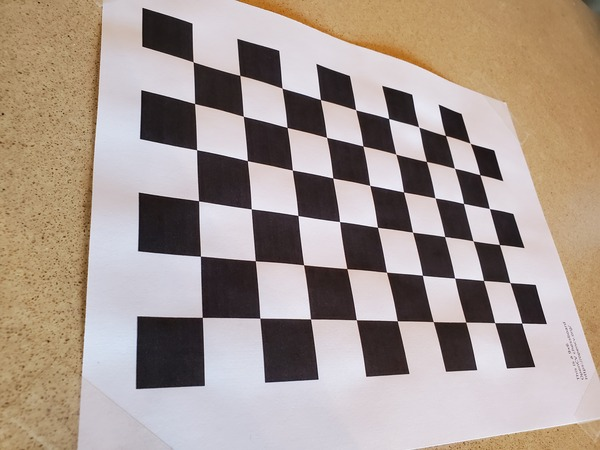
#> input picture Olga previous project/Camera calibration - assignment 1/Cheesboard photos/chessboard.jpg, 600 x 450 px; its folder holds only this picture in this run
$ python Assignment1_TRAINING1.py
#> lines starting #> are read from the running program, lines starting #| are printed output that depends on the picture; after the words box and inside, x2 and y2 are one past the last pixel; in counts of white or black regions, pixels touching at a corner belong together; long printed decimals are rounded
#!/usr/bin/env python3
# -*- coding: utf-8 -*-

import numpy as np
import matplotlib.pyplot as plt
import cv2
import cv2 as cv
import glob
import pickle

#Function to select manually the coordinates
# [78 lines left out: functions click_event, pespectivetransformation, interpolation_step, inverse_transformation, not called in this run]

#Function to draw axes (not final)
def draw_axes(img, corners, imgpts):
    corner = tuple(corners[0].ravel())
    img = cv.line(img, tuple(map(int, corner)), tuple(map(int, imgpts[0].ravel())), (255, 0, 0), 5)  # X-axis (Blue)
    img = cv.line(img, tuple(map(int, corner)), tuple(map(int, imgpts[1].ravel())), (0, 255, 0), 5)  # Y-axis (Green)
    img = cv.line(img, tuple(map(int, corner)), tuple(map(int, imgpts[2].ravel())), (0, 0, 255), 5)  # Z-axis (Red)
    return img

#Define function to draw cube
def draw_cube(img, corners, rvec, tvec):
    imgpts, _ = cv.projectPoints(cube_points_3d, rvec, tvec, cameraMatrix, dist)
    imgpts = np.int32(imgpts).reshape(-1, 2)

    #Draw ground floor in green
    img = cv.drawContours(img, [imgpts[:4]], -1, (0, 255, 0), -3)

    #Draw pillars in blue color
    for i, j in zip(range(4), range(4, 8)):
        img = cv.line(img, tuple(imgpts[i]), tuple(imgpts[j]), (255), 3)

    #Draw top layer in red color
    img = cv.drawContours(img, [imgpts[4:]], -1, (0, 0, 255), 3)
    return img

#STEP 1:  FIND CHESSBOARD CORNERS - OBJECT POINTS AND IMAGE POINTS

chessboardSize = (6,9) #We need to specify the size: (widht corners and height corners that we want to find (interior ones))
frameSize = (1680,2520) #diemnsions of the image

#termination criteria: Criteria for termination of the iterative search algorithm. It determines the maximum number of iterations and/or the required accuracy.
criteria = (cv.TERM_CRITERIA_EPS + cv.TERM_CRITERIA_MAX_ITER, 30, 0.001)

#prepare object points, like (0,0,0), (1,0,0), (2,0,0) ....,(6,5,0)
objp = np.zeros((chessboardSize[0] * chessboardSize[1], 3), np.float32)
objp[:,:2] = np.mgrid[0:chessboardSize[0],0:chessboardSize[1]].T.reshape(-1,2)

size_of_chessboard_squares_mm = 20
objp = objp * size_of_chessboard_squares_mm
# [12 lines left out: function enhance_image, not called in this run]

#Arrays to store object points and image points from all the images.
objpoints = [] #3d point in real world space
imgpoints = [] #2d points in image plane.


images = glob.glob(r'Cheesboard photos\*.jpg') #in order to open all the images from the folder

for image in images:
    img = cv.imread(image)
#> img is the input picture: shape (450, 600, 3); mean B, G, R 143.7, 152.4, 167
    gray = cv.cvtColor(img, cv.COLOR_BGR2GRAY)
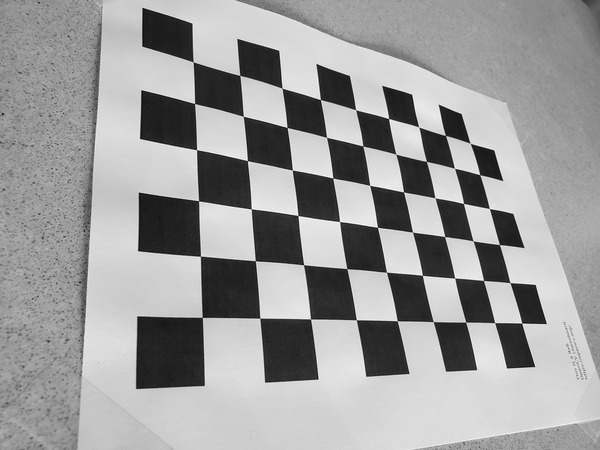
#> gray: shape (450, 600); min 3, max 254, mean 155.8
    #we convert it to a greyscale image
    #Find the chess board corners using the function that opencv provides to find the corners of the chessboard.
    #input corresponds to input image, patternsize and None represents the optional output parameter corners
    #(pointer to the detected corners)--> By using None we are indicating that we are not interested in storing the detected corners?

    ret, corners = cv.findChessboardCorners(gray, chessboardSize, None)
#> ret = True; corners = 54 rows, first 8: [202.3, 317.4], [200.4, 256.2], [198.6, 200.8], [196.6, 149.7], [194.6, 103.5], [193.1, 61.79], [259.9, 318.2], [255.3, 260.7]

    #If found, add object points, image points (after refining them)
    if ret == True:
        objpoints.append(objp)
        corners2 = cv.cornerSubPix(gray, corners, (11,11), (-1,-1), criteria)
#> corners2 = 54 rows, first 8: [202.3, 317.4], [200.4, 256.2], [198.6, 200.8], [196.6, 149.7], [194.5, 103.5], [193.1, 61.8], [259.8, 318.1], [255.3, 260.8]
        #used to refine the positions of corners detected in an image. It is typically used after an initial corner detection algorithm
        #refines the positions of corners by iteratively searching for the minimum of a certain criterion (typically the difference in pixel intensity) within a small window around each corner.
        imgpoints.append(corners)

        #Draw and display the corners
        cv.drawChessboardCorners(img, chessboardSize, corners2, ret) #now we put the color image, the refined corners.
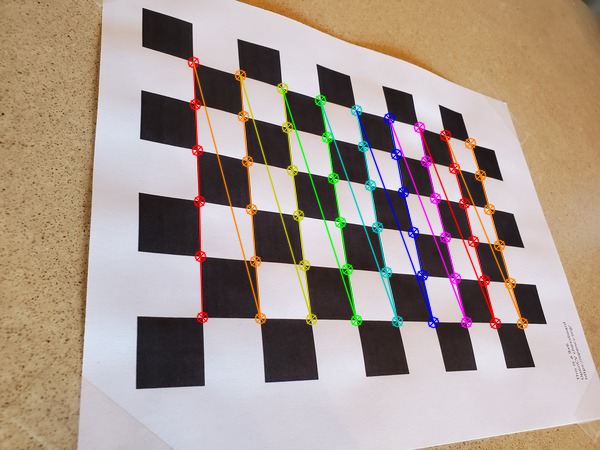
#> img: shape (450, 600, 3); 5.63% of pixels changed, all inside (x1, y1, x2, y2) = (187, 56, 529, 330)

        #Show the image in the window with the specified dimensions
        x_window = 800
        y_window = 600
        cv.namedWindow('Image', cv.WINDOW_NORMAL)
        cv.resizeWindow('Image', x_window, y_window)
        cv.imshow('Image', img)
        cv.waitKey(1000)

    else:

        #Manual detection of outer corners and interpolation
        objpoints.append(objp)
        corners=[]
        manualdetection=True

        while manualdetection==True:
            enhanced_img = enhance_image(img)
            gray = enhanced_img

            #Show the image in the window with the specified dimensions
            x_window = 1200
            y_window = 600
            cv.namedWindow('image', cv.WINDOW_NORMAL)
            cv.resizeWindow('image', x_window, y_window)
            cv.imshow('image', img)
            #setting mouse handler for the image and calling the click_event() function
            cv.setMouseCallback("image", click_event)
            cv.waitKey(0)
            cv.destroyAllWindows()

            #Check if the corners selected manually are correct:
            len_corners= len(corners)
            if len_corners == 4:
                manualdetection=False
            elif len_corners <4:
                print("Some corner is missing! Please Select it")
            elif len_corners > 4:
                print("Select another time the corners please! You have select more corners!")
                corners=[]

        corners = np.float32(corners)

        #Assessing the limits of the transformed image
        height, width = 600,900

        #Find transformation to the original image to create a transformed image
        img_transformed, matrix_inv=pespectivetransformation(width, height,img, corners)

        #Interpolation of the 4 outer corners in the transformed image to find all the corners of the chessboard
        all_points = interpolation_step (chessboardSize[0], chessboardSize[1], width, height)

        #Find the corners found in the original image
        original_points_flat = inverse_transformation (all_points, matrix_inv)


        corners = np.array(original_points_flat)
        corners2 = cv.cornerSubPix(gray, corners, (11,11), (-1,-1), criteria)
        #used to refine the positions of corners detected in an image. It is typically used after an initial corner detection algorithm
        #refines the positions of corners by iteratively searching for the minimum of a certain criterion (typically the difference in pixel intensity) within a small window around each corner.
        cv.drawChessboardCorners(img, chessboardSize, corners2, ret) #now we put the color image, the refined corners.

        #Show the image in the window with the specified dimensions
        x_window = 800
        y_window = 600
        cv.namedWindow('Image', cv.WINDOW_NORMAL)
        cv.resizeWindow('Image', x_window, y_window)
        cv.imshow('Image', img)
        cv.waitKey(1000)

        corners2= corners2.reshape(54,1,2)
        imgpoints.append(corners2)

cv.destroyAllWindows()

#CALIBRATION STEP:

ret, cameraMatrix, dist, rvecs, tvecs = cv.calibrateCamera(objpoints, imgpoints, frameSize, None, None)
#> ret = 0.485; cameraMatrix = [[386.9, 0, 716], [0, 2646.6, 1351.8], [0, 0, 1]]; dist = [[0.0516, -0.0361, -0.0122, -0.0136, 0.00822]]; rvecs = ([-0.336, -1.26, -2.04],); tvecs = ([-263.9, -75.14, 215.6],)

#Save the camera calibration result for later use
pickle.dump((cameraMatrix, dist), open( "calibration.pkl", "wb" ))
pickle.dump(cameraMatrix, open( "cameraMatrix.pkl", "wb" ))
pickle.dump(dist, open( "dist.pkl", "wb" ))


#CALCULATION OF REPROJECTION ERROR:

mean_error = 0

for i in range(len(objpoints)):
    imgpoints2, _ = cv.projectPoints(objpoints[i], rvecs[i], tvecs[i], cameraMatrix, dist)
    error = cv.norm(imgpoints[i], imgpoints2, cv.NORM_L2)/len(imgpoints2)
    mean_error += error
#> this loop made 1 pass
#> (error, mean_error) on pass 1: (0.066, 0.066)
#> after the loop, mean_error = 0.066

print( "total error: {}".format(mean_error/len(objpoints)) )
#| total error: 0.06605


#3D PLOT: with the locations of the camera relative to the chessboard when each of the training images was taken

camera_positions = []
for rvec, tvec, objp in zip(rvecs, tvecs, objpoints):
    #Convert rotation vector to rotation matrix
    R, _ = cv.Rodrigues(rvec)
    #Camera position is the negative of the transpose of the rotation matrix times the translation vector
    #This transformation brings points from world coordinates to camera coordinates
    camera_position = -R.T.dot(tvec.reshape(-1))
    camera_positions.append(camera_position)
#> this loop made 1 pass
#> (rvec, tvec, camera_position) on pass 1: ([-0.336, -1.26, -2.04], [-263.9, -75.14, 215.6], [-339.9, 12.63, -77.96])
#> after the loop, camera_positions = [[-339.9, 12.63, -77.96]]

camera_positions = np.array(camera_positions)

#Plot camera positions

fig = plt.figure()
ax = fig.add_subplot(111, projection='3d')
ax.scatter(-camera_positions[:, 2], camera_positions[:, 1], camera_positions[:, 0], c='r', marker='o')

# Plot the chessboard corners with x and z swapped
for objp in objpoints:
    ax.scatter(-objp[:, 2], objp[:, 1], objp[:, 0], c='b', marker='x')
#> this loop made 1 pass

ax.set_xlabel('Z')
ax.set_ylabel('Y')
ax.set_zlabel('X')
plt.show()
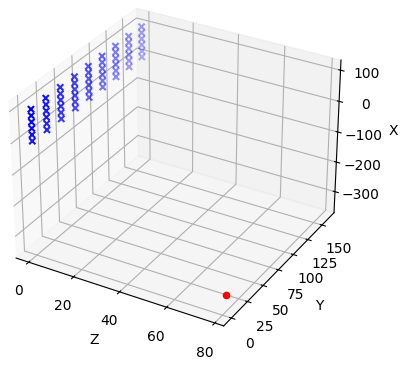
#> figure drawn by matplotlib, 1 panel

#CUBE+PROJECTION DRAWING

#Define termination criteria for subpixel corner refinement
criteria = (cv.TERM_CRITERIA_EPS + cv.TERM_CRITERIA_MAX_ITER, 30, 0.001)

# Define object points for chessboard corners
objp = np.zeros((9*6, 3), np.float32)
objp[:, :2] = np.mgrid[0:9, 0:6].T.reshape(-1, 2) * 2  # Multiply by 2 for 2 cm grid

# Define cube points in 3D space with adjusted dimensions
cube_points_3d = np.float32([[0, 0, 0], [4, 0, 0], [4, 4, 0], [0, 4, 0],
                             [0, 0, -4], [4, 0, -4], [4, 4, -4], [0, 4, -4]])

# Define the axis points for drawing the 3D axes
axis = np.float32([[5,0,0], [0,5,0], [0,0,-5]])

# Process each image to draw a cube
for fname in glob.glob(r'\Cheesboard photos\*.jpg'):
    img = cv.imread(fname)
    gray = cv.cvtColor(img, cv.COLOR_BGR2GRAY)

    # Find chessboard corners
    ret, corners = cv.findChessboardCorners(gray, (9, 6), None)  # 6x9 grid
#> ret = True; corners = 54 rows, first 8: [193.1, 61.79], [239.8, 75.39], [282.1, 88.17], [320.4, 99.49], [355.6, 109.7], [388.6, 118.5], [418.6, 126.9], [445.4, 135.5]
    if ret == True:
        corners2 = cv.cornerSubPix(gray, corners, (11, 11), (-1, -1), criteria)
#> corners2 = 54 rows, first 8: [193.1, 61.8], [239.8, 75.43], [282, 88.16], [320.4, 99.58], [355.6, 109.8], [388.7, 118.5], [418.8, 126.9], [445.4, 135.5]

        # Solve PnP to find rotation and translation vectors
        ret, rvec, tvec = cv.solvePnP(objp, corners2, cameraMatrix, dist)
#> rvec = [-0.932, -0.539, -0.664]; tvec = [-33.59, -11.8, 27.02]

        # Project 3D points to image plane (not final)
        imgpts, _ = cv.projectPoints(axis, rvec, tvec, cameraMatrix, dist)
#> imgpts = [[301.9, 93.72], [197.3, 174.9], [144.6, -591.7]]
        # Draw world 3D axes (not final)
        img = draw_axes(img, corners2, imgpts)
#> in draw_axes, `corner = tuple(corners[0].ravel())`: corner = (193.1, 61.8)

        # Draw cube on the image
        img = draw_cube(img, corners2, rvec, tvec)
#> in draw_cube, `imgpts, _ = cv.projectPoints(cube_points_3d, rvec, tvec, cameraMatrix,..`: imgpts = [[193, 61.39], [282.2, 88.06], [292.2, 169.7], [196.4, 150.3], [155.5, -448.4], [256.4, -363.8], [265, -313.4], [155.9, -398.9]]
#> in draw_cube, `imgpts = np.int32(imgpts).reshape(-1, 2)`: imgpts = [[192, 61], [282, 88], [292, 169], [196, 150], [155, -448], [256, -363], [265, -313], [155, -398]]
#> the loop in draw_cube, `for i, j in zip(range(4), range(4, 8)):` made 4 passes
#> pass 1, in draw_cube, `img = cv.line(img, tuple(imgpts[i]), tuple(imgpts[j]), (255), 3)`:
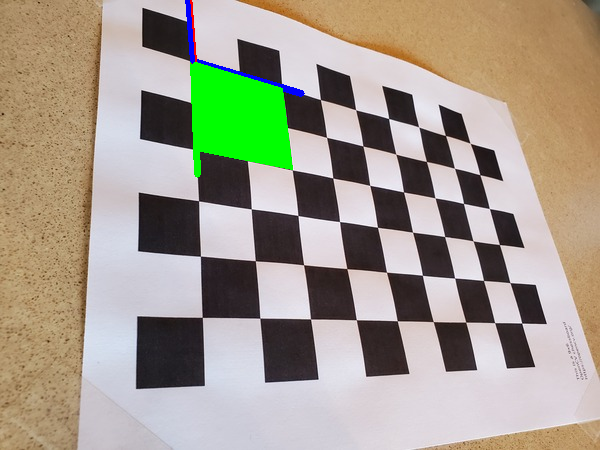
#> img: shape (450, 600, 3); mean B, G, R 140, 156, 162.5
#> pass 2, in draw_cube, `img = cv.line(img, tuple(imgpts[i]), tuple(imgpts[j]), (255), 3)`:
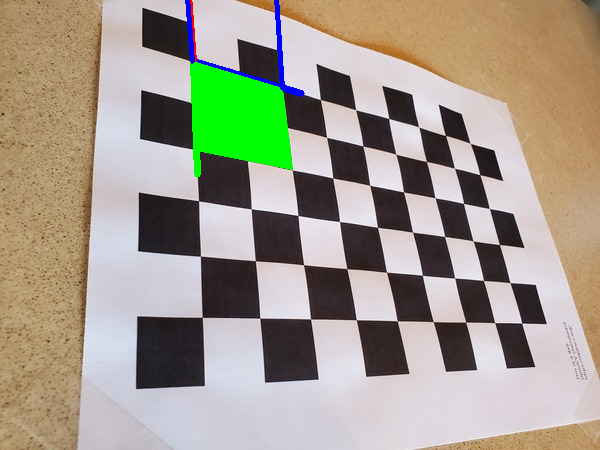
#> img: shape (450, 600, 3); 0.16% of pixels changed, all inside (x1, y1, x2, y2) = (274, 0, 285, 91)
#> pass 3, in draw_cube, `img = cv.line(img, tuple(imgpts[i]), tuple(imgpts[j]), (255), 3)`:
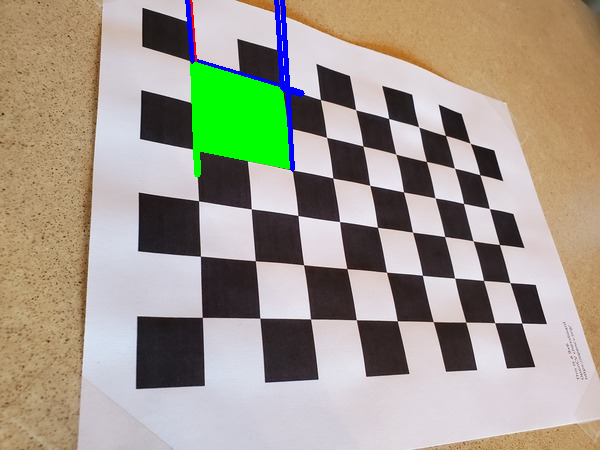
#> img: shape (450, 600, 3); 0.3% of pixels changed, all inside (x1, y1, x2, y2) = (280, 0, 295, 172)
#> after the loop in draw_cube, `for i, j in zip(range(4), range(4, 8)):`:
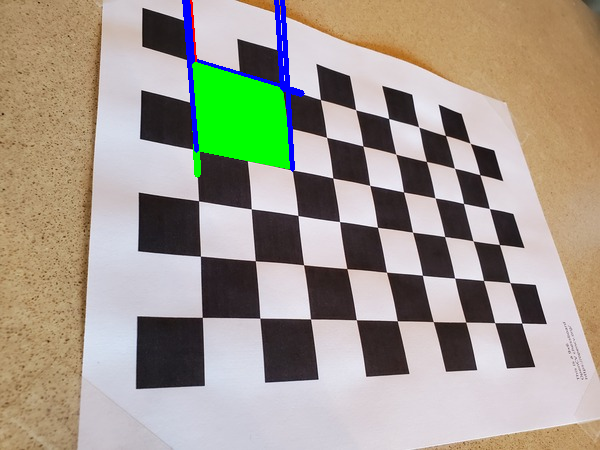
#> img: shape (450, 600, 3); 0.23% of pixels changed, all inside (x1, y1, x2, y2) = (182, 0, 199, 153)

        #Show the image in the window with the specified dimensions
        cv.namedWindow('img', cv.WINDOW_NORMAL)
        cv.resizeWindow('img', 800, 600)
        cv.imshow('img', img)

        # Wait for user input
        k = cv.waitKey(0) & 0xFF
#> (key Esc is pressed here)
        #if user presses 's', the image saves as .png
        if k == ord('s'):
            cv.imwrite(fname[:6] + '_cube.png', img)

cv.destroyAllWindows()
